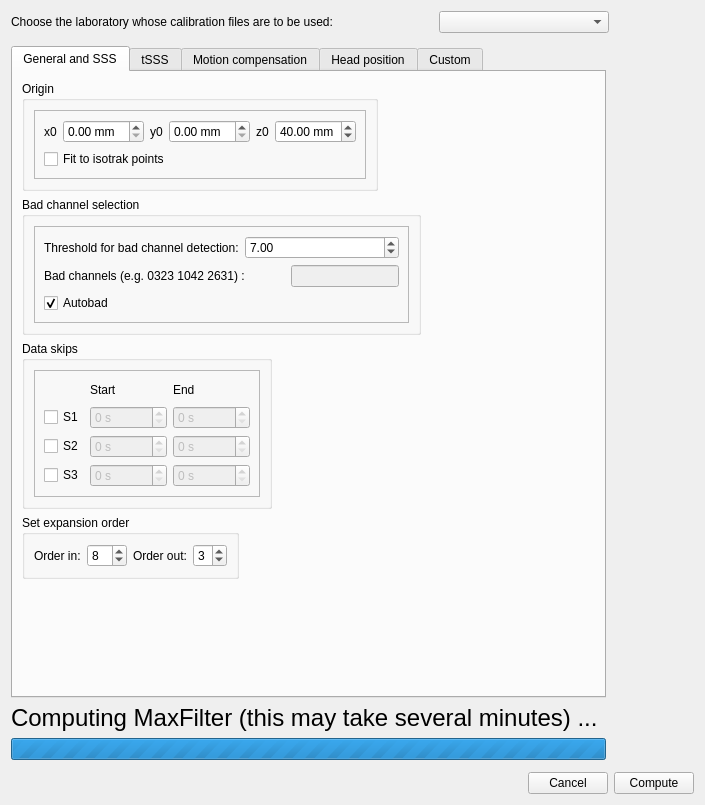
<?xml version="1.0" encoding="UTF-8"?>
<ui version="4.0">
 <class>Dialog</class>
 <widget class="QDialog" name="Dialog">
  <property name="enabled">
   <bool>true</bool>
  </property>
  <property name="geometry">
   <rect>
    <x>0</x>
    <y>0</y>
    <width>705</width>
    <height>805</height>
   </rect>
  </property>
  <property name="windowTitle">
   <string>Meggie - MaxFilter Settings</string>
  </property>
  <layout class="QVBoxLayout" name="verticalLayout_5">
   <item>
    <layout class="QHBoxLayout" name="horizontalLayout_10">
     <item>
      <widget class="QLabel" name="labelLab">
       <property name="text">
        <string>Choose the laboratory whose calibration files are to be used:</string>
       </property>
      </widget>
     </item>
     <item>
      <spacer name="horizontalSpacer_5">
       <property name="orientation">
        <enum>Qt::Horizontal</enum>
       </property>
       <property name="sizeType">
        <enum>QSizePolicy::Fixed</enum>
       </property>
       <property name="sizeHint" stdset="0">
        <size>
         <width>100</width>
         <height>20</height>
        </size>
       </property>
      </spacer>
     </item>
     <item>
      <widget class="QComboBox" name="comboBoxLab"/>
     </item>
     <item>
      <spacer name="horizontalSpacer_3">
       <property name="orientation">
        <enum>Qt::Horizontal</enum>
       </property>
       <property name="sizeType">
        <enum>QSizePolicy::Fixed</enum>
       </property>
       <property name="sizeHint" stdset="0">
        <size>
         <width>85</width>
         <height>20</height>
        </size>
       </property>
      </spacer>
     </item>
    </layout>
   </item>
   <item>
    <widget class="QScrollArea" name="scrollArea">
     <property name="frameShape">
      <enum>QFrame::NoFrame</enum>
     </property>
     <property name="widgetResizable">
      <bool>true</bool>
     </property>
     <widget class="QWidget" name="scrollAreaWidgetContents">
      <property name="geometry">
       <rect>
        <x>0</x>
        <y>0</y>
        <width>687</width>
        <height>709</height>
       </rect>
      </property>
      <property name="minimumSize">
       <size>
        <width>626</width>
        <height>669</height>
       </size>
      </property>
      <widget class="QWidget" name="layoutWidget">
       <property name="geometry">
        <rect>
         <x>0</x>
         <y>7</y>
         <width>595</width>
         <height>714</height>
        </rect>
       </property>
       <layout class="QVBoxLayout" name="verticalLayout_2">
        <item>
         <widget class="QTabWidget" name="tabWidgetMaxFilterSettings">
          <property name="currentIndex">
           <number>0</number>
          </property>
          <widget class="QWidget" name="tabGeneral">
           <attribute name="title">
            <string>General and SSS</string>
           </attribute>
           <layout class="QFormLayout" name="formLayout_2">
            <property name="fieldGrowthPolicy">
             <enum>QFormLayout::AllNonFixedFieldsGrow</enum>
            </property>
            <item row="3" column="0">
             <layout class="QHBoxLayout" name="horizontalLayout_7">
              <item>
               <widget class="QGroupBox" name="groupBoxOrigin">
                <property name="sizePolicy">
                 <sizepolicy hsizetype="Maximum" vsizetype="Maximum">
                  <horstretch>0</horstretch>
                  <verstretch>0</verstretch>
                 </sizepolicy>
                </property>
                <property name="title">
                 <string>Origin</string>
                </property>
                <layout class="QGridLayout" name="gridLayout_4">
                 <item row="0" column="0">
                  <widget class="QFrame" name="frame_6">
                   <property name="frameShape">
                    <enum>QFrame::StyledPanel</enum>
                   </property>
                   <property name="frameShadow">
                    <enum>QFrame::Raised</enum>
                   </property>
                   <layout class="QGridLayout" name="gridLayout_2">
                    <item row="1" column="0">
                     <widget class="QCheckBox" name="checkBoxFit">
                      <property name="text">
                       <string>Fit to isotrak points</string>
                      </property>
                     </widget>
                    </item>
                    <item row="0" column="0">
                     <layout class="QHBoxLayout" name="horizontalLayout_2">
                      <item>
                       <layout class="QHBoxLayout" name="horizontalLayout_3">
                        <property name="sizeConstraint">
                         <enum>QLayout::SetMaximumSize</enum>
                        </property>
                        <item>
                         <widget class="QLabel" name="labelX0">
                          <property name="text">
                           <string>x0</string>
                          </property>
                         </widget>
                        </item>
                        <item>
                         <widget class="QDoubleSpinBox" name="doubleSpinBoxX0">
                          <property name="suffix">
                           <string> mm</string>
                          </property>
                         </widget>
                        </item>
                       </layout>
                      </item>
                      <item>
                       <layout class="QHBoxLayout" name="horizontalLayout_4">
                        <item>
                         <widget class="QLabel" name="labelY0">
                          <property name="text">
                           <string>y0</string>
                          </property>
                         </widget>
                        </item>
                        <item>
                         <widget class="QDoubleSpinBox" name="doubleSpinBoxY0">
                          <property name="suffix">
                           <string> mm</string>
                          </property>
                         </widget>
                        </item>
                       </layout>
                      </item>
                      <item>
                       <layout class="QHBoxLayout" name="horizontalLayout">
                        <item>
                         <widget class="QLabel" name="labelZ0">
                          <property name="text">
                           <string>z0</string>
                          </property>
                         </widget>
                        </item>
                        <item>
                         <widget class="QDoubleSpinBox" name="doubleSpinBoxZ0">
                          <property name="suffix">
                           <string> mm</string>
                          </property>
                          <property name="value">
                           <double>40.000000000000000</double>
                          </property>
                         </widget>
                        </item>
                       </layout>
                      </item>
                     </layout>
                    </item>
                   </layout>
                  </widget>
                 </item>
                </layout>
               </widget>
              </item>
             </layout>
            </item>
            <item row="5" column="0">
             <widget class="QGroupBox" name="groupBoxDataSkips">
              <property name="title">
               <string>Data skips</string>
              </property>
              <layout class="QGridLayout" name="gridLayout_6">
               <item row="0" column="0">
                <widget class="QFrame" name="frame_5">
                 <property name="frameShape">
                  <enum>QFrame::StyledPanel</enum>
                 </property>
                 <property name="frameShadow">
                  <enum>QFrame::Raised</enum>
                 </property>
                 <layout class="QGridLayout" name="gridLayout_5">
                  <item row="1" column="0">
                   <layout class="QGridLayout" name="gridLayout_12">
                    <item row="1" column="0">
                     <widget class="QCheckBox" name="checkBoxSkip_1">
                      <property name="text">
                       <string>S1</string>
                      </property>
                     </widget>
                    </item>
                    <item row="2" column="0">
                     <widget class="QCheckBox" name="checkBoxSkip_2">
                      <property name="text">
                       <string>S2</string>
                      </property>
                     </widget>
                    </item>
                    <item row="3" column="2">
                     <widget class="QSpinBox" name="spinBoxSkipEnd_3">
                      <property name="enabled">
                       <bool>false</bool>
                      </property>
                      <property name="suffix">
                       <string> s</string>
                      </property>
                      <property name="maximum">
                       <number>100000</number>
                      </property>
                     </widget>
                    </item>
                    <item row="3" column="1">
                     <widget class="QSpinBox" name="spinBoxSkipStart_3">
                      <property name="enabled">
                       <bool>false</bool>
                      </property>
                      <property name="suffix">
                       <string> s</string>
                      </property>
                      <property name="maximum">
                       <number>100000</number>
                      </property>
                     </widget>
                    </item>
                    <item row="3" column="0">
                     <widget class="QCheckBox" name="checkBoxSkip_3">
                      <property name="text">
                       <string>S3</string>
                      </property>
                     </widget>
                    </item>
                    <item row="1" column="2">
                     <widget class="QSpinBox" name="spinBoxSkipEnd_1">
                      <property name="enabled">
                       <bool>false</bool>
                      </property>
                      <property name="suffix">
                       <string> s</string>
                      </property>
                      <property name="maximum">
                       <number>100000</number>
                      </property>
                     </widget>
                    </item>
                    <item row="0" column="1">
                     <widget class="QLabel" name="label_5">
                      <property name="text">
                       <string>Start</string>
                      </property>
                     </widget>
                    </item>
                    <item row="2" column="1">
                     <widget class="QSpinBox" name="spinBoxSkipStart_2">
                      <property name="enabled">
                       <bool>false</bool>
                      </property>
                      <property name="suffix">
                       <string> s</string>
                      </property>
                      <property name="maximum">
                       <number>100000</number>
                      </property>
                     </widget>
                    </item>
                    <item row="0" column="0">
                     <spacer name="horizontalSpacer_4">
                      <property name="orientation">
                       <enum>Qt::Horizontal</enum>
                      </property>
                      <property name="sizeHint" stdset="0">
                       <size>
                        <width>40</width>
                        <height>20</height>
                       </size>
                      </property>
                     </spacer>
                    </item>
                    <item row="0" column="2">
                     <widget class="QLabel" name="label_6">
                      <property name="text">
                       <string>End</string>
                      </property>
                     </widget>
                    </item>
                    <item row="1" column="1">
                     <widget class="QSpinBox" name="spinBoxSkipStart_1">
                      <property name="enabled">
                       <bool>false</bool>
                      </property>
                      <property name="suffix">
                       <string> s</string>
                      </property>
                      <property name="maximum">
                       <number>100000</number>
                      </property>
                     </widget>
                    </item>
                    <item row="2" column="2">
                     <widget class="QSpinBox" name="spinBoxSkipEnd_2">
                      <property name="enabled">
                       <bool>false</bool>
                      </property>
                      <property name="suffix">
                       <string> s</string>
                      </property>
                      <property name="maximum">
                       <number>100000</number>
                      </property>
                     </widget>
                    </item>
                   </layout>
                  </item>
                 </layout>
                </widget>
               </item>
              </layout>
             </widget>
            </item>
            <item row="6" column="0">
             <widget class="QGroupBox" name="groupBox">
              <property name="enabled">
               <bool>true</bool>
              </property>
              <property name="title">
               <string>Set expansion order</string>
              </property>
              <layout class="QGridLayout" name="gridLayout">
               <item row="0" column="0">
                <layout class="QHBoxLayout" name="horizontalLayout_8">
                 <item>
                  <widget class="QLabel" name="labelOrderIn">
                   <property name="text">
                    <string>Order in:</string>
                   </property>
                  </widget>
                 </item>
                 <item>
                  <widget class="QSpinBox" name="spinBoxOrderIn">
                   <property name="minimum">
                    <number>5</number>
                   </property>
                   <property name="maximum">
                    <number>11</number>
                   </property>
                   <property name="value">
                    <number>8</number>
                   </property>
                  </widget>
                 </item>
                 <item>
                  <widget class="QLabel" name="labelOrderOut">
                   <property name="text">
                    <string>Order out:</string>
                   </property>
                  </widget>
                 </item>
                 <item>
                  <widget class="QSpinBox" name="spinBoxOrderOut">
                   <property name="minimum">
                    <number>1</number>
                   </property>
                   <property name="maximum">
                    <number>5</number>
                   </property>
                   <property name="value">
                    <number>3</number>
                   </property>
                  </widget>
                 </item>
                </layout>
               </item>
              </layout>
             </widget>
            </item>
            <item row="4" column="0">
             <widget class="QGroupBox" name="groupBoxBadChannel">
              <property name="title">
               <string>Bad channel selection</string>
              </property>
              <layout class="QGridLayout" name="gridLayout_9">
               <item row="0" column="1">
                <widget class="QFrame" name="frame_3">
                 <property name="frameShape">
                  <enum>QFrame::StyledPanel</enum>
                 </property>
                 <property name="frameShadow">
                  <enum>QFrame::Raised</enum>
                 </property>
                 <layout class="QGridLayout" name="gridLayout_8">
                  <item row="0" column="0">
                   <layout class="QGridLayout" name="gridLayout_7">
                    <item row="0" column="0">
                     <layout class="QHBoxLayout" name="horizontalLayout_6">
                      <item>
                       <widget class="QLabel" name="labelBadLimit">
                        <property name="text">
                         <string>Threshold for bad channel detection:</string>
                        </property>
                       </widget>
                      </item>
                      <item>
                       <widget class="QDoubleSpinBox" name="doubleSpinBoxBadLimit">
                        <property name="suffix">
                         <string/>
                        </property>
                        <property name="value">
                         <double>7.000000000000000</double>
                        </property>
                       </widget>
                      </item>
                     </layout>
                    </item>
                    <item row="2" column="0">
                     <layout class="QHBoxLayout" name="horizontalLayout_5">
                      <item>
                       <widget class="QLabel" name="labelBad">
                        <property name="text">
                         <string>Bad channels (e.g. 0323 1042 2631) :</string>
                        </property>
                       </widget>
                      </item>
                      <item>
                       <spacer name="horizontalSpacer_2">
                        <property name="orientation">
                         <enum>Qt::Horizontal</enum>
                        </property>
                        <property name="sizeHint" stdset="0">
                         <size>
                          <width>40</width>
                          <height>20</height>
                         </size>
                        </property>
                       </spacer>
                      </item>
                      <item>
                       <widget class="QLineEdit" name="lineEditBad">
                        <property name="enabled">
                         <bool>false</bool>
                        </property>
                       </widget>
                      </item>
                     </layout>
                    </item>
                    <item row="3" column="0">
                     <widget class="QCheckBox" name="checkBoxAutobad">
                      <property name="text">
                       <string>Autobad</string>
                      </property>
                      <property name="checked">
                       <bool>true</bool>
                      </property>
                     </widget>
                    </item>
                   </layout>
                  </item>
                 </layout>
                </widget>
               </item>
              </layout>
             </widget>
            </item>
           </layout>
          </widget>
          <widget class="QWidget" name="tabTSSS">
           <attribute name="title">
            <string>tSSS</string>
           </attribute>
           <widget class="QCheckBox" name="checkBoxtSSS">
            <property name="enabled">
             <bool>true</bool>
            </property>
            <property name="geometry">
             <rect>
              <x>10</x>
              <y>10</y>
              <width>351</width>
              <height>26</height>
             </rect>
            </property>
            <property name="text">
             <string>tSSS filtering enabled</string>
            </property>
            <property name="checked">
             <bool>false</bool>
            </property>
           </widget>
           <widget class="QFrame" name="frame">
            <property name="enabled">
             <bool>false</bool>
            </property>
            <property name="geometry">
             <rect>
              <x>20</x>
              <y>40</y>
              <width>361</width>
              <height>91</height>
             </rect>
            </property>
            <property name="layoutDirection">
             <enum>Qt::LeftToRight</enum>
            </property>
            <property name="frameShape">
             <enum>QFrame::StyledPanel</enum>
            </property>
            <property name="frameShadow">
             <enum>QFrame::Raised</enum>
            </property>
            <widget class="QWidget" name="formLayoutWidget">
             <property name="geometry">
              <rect>
               <x>10</x>
               <y>10</y>
               <width>341</width>
               <height>71</height>
              </rect>
             </property>
             <layout class="QFormLayout" name="formLayout">
              <property name="fieldGrowthPolicy">
               <enum>QFormLayout::AllNonFixedFieldsGrow</enum>
              </property>
              <item row="0" column="0">
               <widget class="QLabel" name="labelDataBufferLength">
                <property name="text">
                 <string>Data buffer length:</string>
                </property>
               </widget>
              </item>
              <item row="1" column="0">
               <widget class="QLabel" name="labelSubspaceCorrelationLimit">
                <property name="text">
                 <string>Subspace correlation limit:</string>
                </property>
               </widget>
              </item>
              <item row="0" column="1">
               <widget class="QSpinBox" name="spinBoxBufferLength">
                <property name="suffix">
                 <string> s</string>
                </property>
                <property name="maximum">
                 <number>120</number>
                </property>
                <property name="value">
                 <number>20</number>
                </property>
               </widget>
              </item>
              <item row="1" column="1">
               <widget class="QDoubleSpinBox" name="doubleSpinBoxCorr">
                <property name="maximum">
                 <double>1.000000000000000</double>
                </property>
                <property name="singleStep">
                 <double>0.010000000000000</double>
                </property>
                <property name="value">
                 <double>0.980000000000000</double>
                </property>
               </widget>
              </item>
             </layout>
            </widget>
           </widget>
          </widget>
          <widget class="QWidget" name="tabMC">
           <attribute name="title">
            <string>Motion compensation</string>
           </attribute>
           <widget class="QCheckBox" name="checkBoxMaxMove">
            <property name="enabled">
             <bool>true</bool>
            </property>
            <property name="geometry">
             <rect>
              <x>10</x>
              <y>49</y>
              <width>300</width>
              <height>26</height>
             </rect>
            </property>
            <property name="text">
             <string>Motion compensation (MaxMove) enabled</string>
            </property>
            <property name="checked">
             <bool>false</bool>
            </property>
           </widget>
           <widget class="QSpinBox" name="spinBoxLineFreq">
            <property name="geometry">
             <rect>
              <x>117</x>
              <y>11</y>
              <width>68</width>
              <height>31</height>
             </rect>
            </property>
            <property name="suffix">
             <string> Hz</string>
            </property>
            <property name="minimum">
             <number>50</number>
            </property>
            <property name="maximum">
             <number>60</number>
            </property>
            <property name="singleStep">
             <number>10</number>
            </property>
           </widget>
           <widget class="QLabel" name="labelLineFreq">
            <property name="geometry">
             <rect>
              <x>11</x>
              <y>16</y>
              <width>100</width>
              <height>21</height>
             </rect>
            </property>
            <property name="sizePolicy">
             <sizepolicy hsizetype="Preferred" vsizetype="Fixed">
              <horstretch>0</horstretch>
              <verstretch>0</verstretch>
             </sizepolicy>
            </property>
            <property name="text">
             <string>Line frequency:</string>
            </property>
           </widget>
           <zorder>checkBoxMaxMove</zorder>
           <zorder>labelLineFreq</zorder>
           <zorder>spinBoxLineFreq</zorder>
          </widget>
          <widget class="QWidget" name="tabHP">
           <attribute name="title">
            <string>Head position</string>
           </attribute>
           <layout class="QGridLayout" name="gridLayout_10">
            <item row="0" column="0">
             <layout class="QVBoxLayout" name="verticalLayout">
              <item>
               <widget class="QCheckBox" name="checkBoxStorePosition">
                <property name="text">
                 <string>Store head position data in an ASCII file</string>
                </property>
               </widget>
              </item>
              <item>
               <widget class="QCheckBox" name="checkBoxTransform">
                <property name="text">
                 <string>Transform head position</string>
                </property>
                <property name="checked">
                 <bool>false</bool>
                </property>
               </widget>
              </item>
              <item>
               <widget class="QFrame" name="frame_2">
                <property name="enabled">
                 <bool>true</bool>
                </property>
                <property name="frameShape">
                 <enum>QFrame::StyledPanel</enum>
                </property>
                <property name="frameShadow">
                 <enum>QFrame::Raised</enum>
                </property>
                <widget class="QWidget" name="layoutWidget">
                 <property name="geometry">
                  <rect>
                   <x>0</x>
                   <y>10</y>
                   <width>311</width>
                   <height>139</height>
                  </rect>
                 </property>
                 <layout class="QVBoxLayout" name="verticalLayout_4">
                  <property name="bottomMargin">
                   <number>0</number>
                  </property>
                  <item>
                   <widget class="QRadioButton" name="radioButtonPositionDefault">
                    <property name="enabled">
                     <bool>false</bool>
                    </property>
                    <property name="text">
                     <string>Transform data into default head position</string>
                    </property>
                    <property name="checked">
                     <bool>false</bool>
                    </property>
                    <property name="autoExclusive">
                     <bool>true</bool>
                    </property>
                    <attribute name="buttonGroup">
                     <string notr="true">buttonGroupMaxMove</string>
                    </attribute>
                   </widget>
                  </item>
                  <item>
                   <widget class="QRadioButton" name="radioButtonPositionFile">
                    <property name="enabled">
                     <bool>false</bool>
                    </property>
                    <property name="text">
                     <string>Transform data to head position in a file:</string>
                    </property>
                    <property name="checked">
                     <bool>false</bool>
                    </property>
                    <property name="autoExclusive">
                     <bool>true</bool>
                    </property>
                    <attribute name="buttonGroup">
                     <string notr="true">buttonGroupMaxMove</string>
                    </attribute>
                   </widget>
                  </item>
                  <item>
                   <layout class="QHBoxLayout" name="horizontalLayout_9">
                    <item>
                     <widget class="QLineEdit" name="lineEditFile">
                      <property name="enabled">
                       <bool>false</bool>
                      </property>
                      <property name="inputMask">
                       <string/>
                      </property>
                     </widget>
                    </item>
                    <item>
                     <widget class="QPushButton" name="pushButtonBrowsePositionFile">
                      <property name="enabled">
                       <bool>false</bool>
                      </property>
                      <property name="text">
                       <string>Browse...</string>
                      </property>
                     </widget>
                    </item>
                   </layout>
                  </item>
                  <item>
                   <widget class="QRadioButton" name="radioButtonPositionAverage">
                    <property name="enabled">
                     <bool>false</bool>
                    </property>
                    <property name="text">
                     <string>Transform data into averaged head position</string>
                    </property>
                    <property name="checked">
                     <bool>false</bool>
                    </property>
                    <property name="autoExclusive">
                     <bool>true</bool>
                    </property>
                    <attribute name="buttonGroup">
                     <string notr="true">buttonGroupMaxMove</string>
                    </attribute>
                   </widget>
                  </item>
                 </layout>
                </widget>
               </widget>
              </item>
             </layout>
            </item>
           </layout>
          </widget>
          <widget class="QWidget" name="tabCustom">
           <attribute name="title">
            <string>Custom</string>
           </attribute>
           <widget class="QWidget" name="layoutWidget">
            <property name="geometry">
             <rect>
              <x>20</x>
              <y>30</y>
              <width>491</width>
              <height>211</height>
             </rect>
            </property>
            <layout class="QVBoxLayout" name="verticalLayout_3">
             <item>
              <widget class="QLabel" name="labelCustom">
               <property name="text">
                <string>Custom parameters:</string>
               </property>
              </widget>
             </item>
             <item>
              <widget class="QTextEdit" name="textEditCustom"/>
             </item>
            </layout>
           </widget>
           <widget class="QLabel" name="label">
            <property name="geometry">
             <rect>
              <x>20</x>
              <y>250</y>
              <width>491</width>
              <height>51</height>
             </rect>
            </property>
            <property name="text">
             <string>Fill field with custom commands separated with a single space, for example: -history -force -def -maint</string>
            </property>
            <property name="wordWrap">
             <bool>true</bool>
            </property>
           </widget>
          </widget>
         </widget>
        </item>
        <item>
         <widget class="QLabel" name="labelComputeMaxFilter">
          <property name="font">
           <font>
            <pointsize>18</pointsize>
           </font>
          </property>
          <property name="text">
           <string>Computing MaxFilter (this may take several minutes) ...</string>
          </property>
          <property name="scaledContents">
           <bool>false</bool>
          </property>
         </widget>
        </item>
        <item>
         <widget class="QProgressBar" name="progressBarComputeMaxFilter">
          <property name="minimum">
           <number>0</number>
          </property>
          <property name="maximum">
           <number>0</number>
          </property>
          <property name="value">
           <number>0</number>
          </property>
          <property name="textVisible">
           <bool>true</bool>
          </property>
         </widget>
        </item>
       </layout>
      </widget>
     </widget>
    </widget>
   </item>
   <item>
    <layout class="QHBoxLayout" name="horizontalLayout_15">
     <item>
      <spacer name="horizontalSpacer">
       <property name="orientation">
        <enum>Qt::Horizontal</enum>
       </property>
       <property name="sizeHint" stdset="0">
        <size>
         <width>40</width>
         <height>20</height>
        </size>
       </property>
      </spacer>
     </item>
     <item>
      <widget class="QPushButton" name="pushButton_2">
       <property name="text">
        <string>Cancel</string>
       </property>
      </widget>
     </item>
     <item>
      <widget class="QPushButton" name="pushButton">
       <property name="text">
        <string>Compute</string>
       </property>
      </widget>
     </item>
    </layout>
   </item>
  </layout>
 </widget>
 <tabstops>
  <tabstop>checkBoxFit</tabstop>
  <tabstop>doubleSpinBoxX0</tabstop>
  <tabstop>doubleSpinBoxY0</tabstop>
  <tabstop>doubleSpinBoxZ0</tabstop>
  <tabstop>doubleSpinBoxBadLimit</tabstop>
  <tabstop>spinBoxOrderOut</tabstop>
  <tabstop>spinBoxOrderIn</tabstop>
  <tabstop>checkBoxAutobad</tabstop>
  <tabstop>spinBoxBufferLength</tabstop>
  <tabstop>doubleSpinBoxCorr</tabstop>
  <tabstop>checkBoxMaxMove</tabstop>
  <tabstop>textEditCustom</tabstop>
  <tabstop>pushButton</tabstop>
  <tabstop>pushButton_2</tabstop>
  <tabstop>checkBoxSkip_1</tabstop>
  <tabstop>checkBoxSkip_2</tabstop>
  <tabstop>spinBoxSkipEnd_3</tabstop>
  <tabstop>spinBoxSkipStart_3</tabstop>
  <tabstop>checkBoxSkip_3</tabstop>
  <tabstop>spinBoxSkipEnd_1</tabstop>
  <tabstop>spinBoxSkipStart_2</tabstop>
  <tabstop>spinBoxSkipStart_1</tabstop>
  <tabstop>spinBoxSkipEnd_2</tabstop>
  <tabstop>checkBoxtSSS</tabstop>
  <tabstop>spinBoxLineFreq</tabstop>
 </tabstops>
 <resources/>
 <connections>
  <connection>
   <sender>checkBoxAutobad</sender>
   <signal>toggled(bool)</signal>
   <receiver>labelBad</receiver>
   <slot>setDisabled(bool)</slot>
   <hints>
    <hint type="sourcelabel">
     <x>253</x>
     <y>388</y>
    </hint>
    <hint type="destinationlabel">
     <x>258</x>
     <y>355</y>
    </hint>
   </hints>
  </connection>
  <connection>
   <sender>checkBoxSkip_1</sender>
   <signal>toggled(bool)</signal>
   <receiver>spinBoxSkipStart_1</receiver>
   <slot>setEnabled(bool)</slot>
   <hints>
    <hint type="sourcelabel">
     <x>94</x>
     <y>507</y>
    </hint>
    <hint type="destinationlabel">
     <x>192</x>
     <y>510</y>
    </hint>
   </hints>
  </connection>
  <connection>
   <sender>checkBoxSkip_3</sender>
   <signal>toggled(bool)</signal>
   <receiver>spinBoxSkipStart_3</receiver>
   <slot>setEnabled(bool)</slot>
   <hints>
    <hint type="sourcelabel">
     <x>94</x>
     <y>581</y>
    </hint>
    <hint type="destinationlabel">
     <x>192</x>
     <y>584</y>
    </hint>
   </hints>
  </connection>
  <connection>
   <sender>checkBoxSkip_2</sender>
   <signal>toggled(bool)</signal>
   <receiver>spinBoxSkipEnd_2</receiver>
   <slot>setEnabled(bool)</slot>
   <hints>
    <hint type="sourcelabel">
     <x>94</x>
     <y>544</y>
    </hint>
    <hint type="destinationlabel">
     <x>290</x>
     <y>547</y>
    </hint>
   </hints>
  </connection>
  <connection>
   <sender>checkBoxSkip_1</sender>
   <signal>toggled(bool)</signal>
   <receiver>spinBoxSkipEnd_1</receiver>
   <slot>setEnabled(bool)</slot>
   <hints>
    <hint type="sourcelabel">
     <x>94</x>
     <y>507</y>
    </hint>
    <hint type="destinationlabel">
     <x>290</x>
     <y>510</y>
    </hint>
   </hints>
  </connection>
  <connection>
   <sender>checkBoxSkip_2</sender>
   <signal>toggled(bool)</signal>
   <receiver>spinBoxSkipStart_2</receiver>
   <slot>setEnabled(bool)</slot>
   <hints>
    <hint type="sourcelabel">
     <x>94</x>
     <y>544</y>
    </hint>
    <hint type="destinationlabel">
     <x>192</x>
     <y>547</y>
    </hint>
   </hints>
  </connection>
  <connection>
   <sender>checkBoxFit</sender>
   <signal>toggled(bool)</signal>
   <receiver>doubleSpinBoxX0</receiver>
   <slot>setDisabled(bool)</slot>
   <hints>
    <hint type="sourcelabel">
     <x>216</x>
     <y>220</y>
    </hint>
    <hint type="destinationlabel">
     <x>166</x>
     <y>186</y>
    </hint>
   </hints>
  </connection>
  <connection>
   <sender>checkBoxFit</sender>
   <signal>toggled(bool)</signal>
   <receiver>doubleSpinBoxY0</receiver>
   <slot>setDisabled(bool)</slot>
   <hints>
    <hint type="sourcelabel">
     <x>306</x>
     <y>220</y>
    </hint>
    <hint type="destinationlabel">
     <x>289</x>
     <y>186</y>
    </hint>
   </hints>
  </connection>
  <connection>
   <sender>checkBoxFit</sender>
   <signal>toggled(bool)</signal>
   <receiver>doubleSpinBoxZ0</receiver>
   <slot>setDisabled(bool)</slot>
   <hints>
    <hint type="sourcelabel">
     <x>357</x>
     <y>220</y>
    </hint>
    <hint type="destinationlabel">
     <x>413</x>
     <y>186</y>
    </hint>
   </hints>
  </connection>
  <connection>
   <sender>checkBoxAutobad</sender>
   <signal>toggled(bool)</signal>
   <receiver>lineEditBad</receiver>
   <slot>setDisabled(bool)</slot>
   <hints>
    <hint type="sourcelabel">
     <x>279</x>
     <y>388</y>
    </hint>
    <hint type="destinationlabel">
     <x>498</x>
     <y>355</y>
    </hint>
   </hints>
  </connection>
  <connection>
   <sender>checkBoxSkip_3</sender>
   <signal>toggled(bool)</signal>
   <receiver>spinBoxSkipEnd_3</receiver>
   <slot>setEnabled(bool)</slot>
   <hints>
    <hint type="sourcelabel">
     <x>94</x>
     <y>581</y>
    </hint>
    <hint type="destinationlabel">
     <x>290</x>
     <y>584</y>
    </hint>
   </hints>
  </connection>
  <connection>
   <sender>pushButton_2</sender>
   <signal>clicked()</signal>
   <receiver>Dialog</receiver>
   <slot>reject()</slot>
   <hints>
    <hint type="sourcelabel">
     <x>603</x>
     <y>794</y>
    </hint>
    <hint type="destinationlabel">
     <x>422</x>
     <y>5</y>
    </hint>
   </hints>
  </connection>
  <connection>
   <sender>checkBoxtSSS</sender>
   <signal>toggled(bool)</signal>
   <receiver>frame</receiver>
   <slot>setEnabled(bool)</slot>
   <hints>
    <hint type="sourcelabel">
     <x>53</x>
     <y>126</y>
    </hint>
    <hint type="destinationlabel">
     <x>41</x>
     <y>151</y>
    </hint>
   </hints>
  </connection>
  <connection>
   <sender>pushButton</sender>
   <signal>clicked()</signal>
   <receiver>Dialog</receiver>
   <slot>accept()</slot>
   <hints>
    <hint type="sourcelabel">
     <x>694</x>
     <y>794</y>
    </hint>
    <hint type="destinationlabel">
     <x>538</x>
     <y>5</y>
    </hint>
   </hints>
  </connection>
  <connection>
   <sender>checkBoxTransform</sender>
   <signal>toggled(bool)</signal>
   <receiver>radioButtonPositionDefault</receiver>
   <slot>setEnabled(bool)</slot>
   <hints>
    <hint type="sourcelabel">
     <x>115</x>
     <y>152</y>
    </hint>
    <hint type="destinationlabel">
     <x>103</x>
     <y>194</y>
    </hint>
   </hints>
  </connection>
  <connection>
   <sender>checkBoxTransform</sender>
   <signal>toggled(bool)</signal>
   <receiver>radioButtonPositionFile</receiver>
   <slot>setEnabled(bool)</slot>
   <hints>
    <hint type="sourcelabel">
     <x>169</x>
     <y>147</y>
    </hint>
    <hint type="destinationlabel">
     <x>151</x>
     <y>223</y>
    </hint>
   </hints>
  </connection>
  <connection>
   <sender>checkBoxTransform</sender>
   <signal>toggled(bool)</signal>
   <receiver>radioButtonPositionAverage</receiver>
   <slot>setEnabled(bool)</slot>
   <hints>
    <hint type="sourcelabel">
     <x>188</x>
     <y>148</y>
    </hint>
    <hint type="destinationlabel">
     <x>212</x>
     <y>298</y>
    </hint>
   </hints>
  </connection>
  <connection>
   <sender>radioButtonPositionFile</sender>
   <signal>toggled(bool)</signal>
   <receiver>lineEditFile</receiver>
   <slot>setEnabled(bool)</slot>
   <hints>
    <hint type="sourcelabel">
     <x>70</x>
     <y>219</y>
    </hint>
    <hint type="destinationlabel">
     <x>62</x>
     <y>255</y>
    </hint>
   </hints>
  </connection>
  <connection>
   <sender>radioButtonPositionFile</sender>
   <signal>toggled(bool)</signal>
   <receiver>pushButtonBrowsePositionFile</receiver>
   <slot>setEnabled(bool)</slot>
   <hints>
    <hint type="sourcelabel">
     <x>265</x>
     <y>223</y>
    </hint>
    <hint type="destinationlabel">
     <x>276</x>
     <y>253</y>
    </hint>
   </hints>
  </connection>
 </connections>
 <buttongroups>
  <buttongroup name="buttonGroupMaxMove"/>
 </buttongroups>
</ui>
